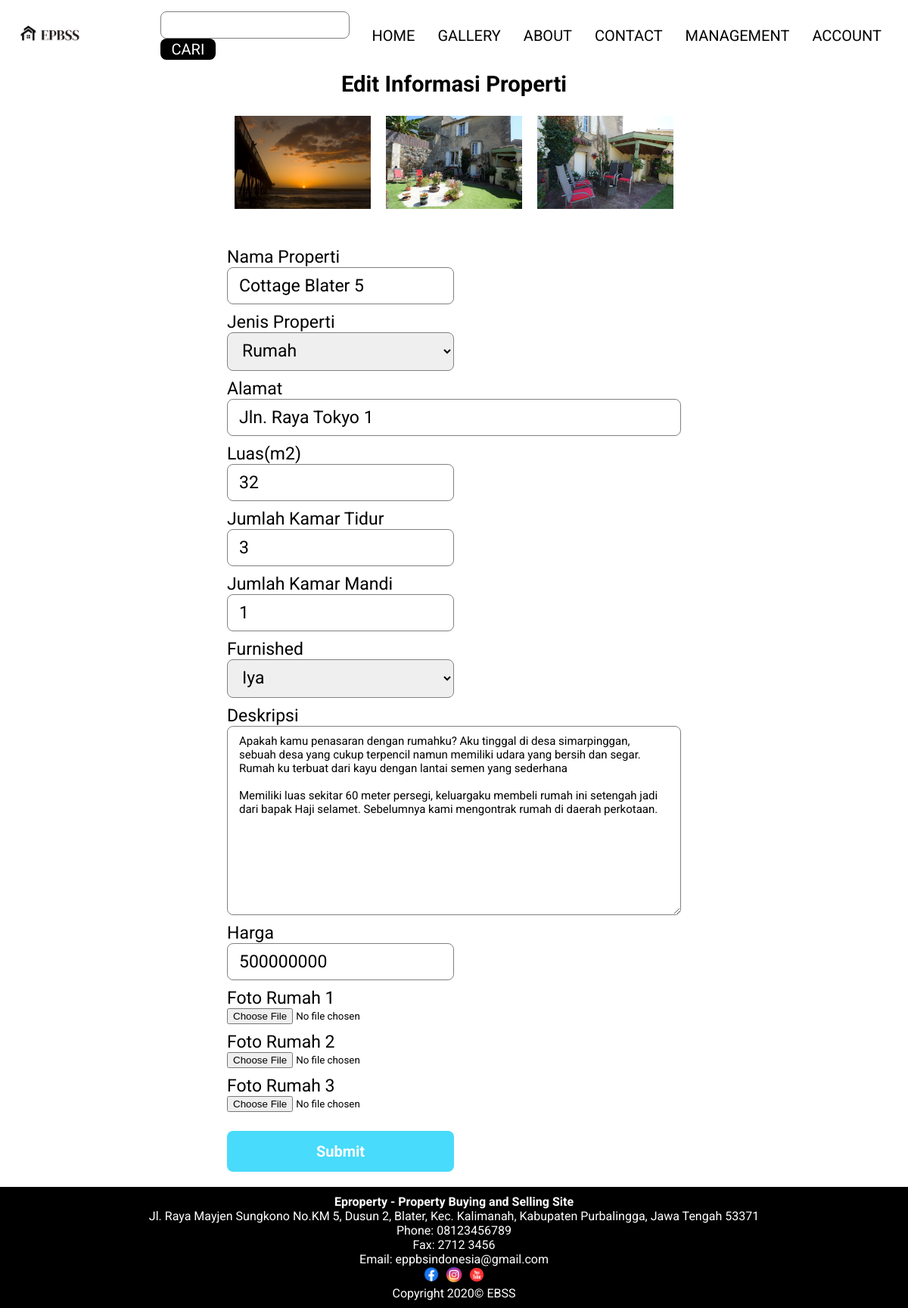
/edit-properti.php?id_properti=9 (signed in), run on the app's committed database.
### tables this page shows
CREATE TABLE `foto_properti` (
  `id_foto` int(11) NOT NULL,
  `id_properti` int(11) NOT NULL,
  `foto` varchar(50) NOT NULL
);

CREATE TABLE `informasi_properti` (
  `id_properti` int(11) NOT NULL,
  `id_pengguna` int(11) NOT NULL,
  `nama_properti` varchar(40) NOT NULL,
  `jenis_properti` enum('Rumah','Rumah Toko','Rumah Susun','Apartemen') NOT NULL,
  `deskripsi` varchar(1000) NOT NULL,
  `luas` int(11) NOT NULL,
  `harga` int(11) NOT NULL,
  `alamat` varchar(50) NOT NULL,
  `furnished` enum('Iya','Tidak') NOT NULL,
  `jml_kamar` int(11) NOT NULL,
  `jml_kmandi` int(11) NOT NULL,
  `acceptable` enum('Iya','Tidak') NOT NULL,
  `tanggal_post` date NOT NULL
);

### edit-properti.php (the view, shortened to what this page needs)
<?php
    include 'connect.php';
?>
<?php
    $id_properti = $_GET['id_properti'];
    $info = mysqli_query($conn,"SELECT * FROM informasi_properti WHERE id_properti = '$id_properti'");
    $query_foto = mysqli_query($conn,"SELECT foto FROM foto_properti WHERE id_properti = '$id_properti'");
?>
<!DOCTYPE html>
<html lang="en">
<head>
    <?php include 'header.php'; ?>
    <link rel="stylesheet" href="style/insert-properti.css" type="text/css">
    <link rel="stylesheet" href="style/edit-properti.css" type="text/css">
</head>
<body>
<?php include 'nav.php' ?>
    <main>
        <div class="title">
            <h3>Edit Informasi Properti</h3>
        </div>
        <div class="gambar-properti">
            <?php
                while($result_foto = mysqli_fetch_array($query_foto)){
                    echo "<img src='$result_foto[0]' alt='Foto Properti'>";
                }
            ?>
        </div>
        <?php
            $result = mysqli_fetch_array($info);
            $judul = $result['nama_properti'];
            $alamat = $result['alamat'];
            $luas = $result['luas'];
            $kamar_tidur = $result['jml_kamar'];
            $kamar_mandi = $result['jml_kmandi'];
            $deskripsi = $result['deskripsi'];
            $harga = $result['harga'];
        ?>
        <div class="insert-info">
            <form action="" method="POST" enctype="multipart/form-data">
                <label for="judul"> Nama Properti </label>
                <input class="jinput" type="text" id="judul" name="judul" value='<?php echo $judul ?>'>
                <label for="jenis"> Jenis Properti </label>
                <select id="jenis" name="jenis" class="jinput">
                    <option value="Rumah">Rumah</option>
                </select>
                <label for="alamat"> Alamat </label>
                <input class="jinput" style="width: 100%;" type="text" id="alamat" name="alamat" value='<?php echo $alamat ?>'>
                <label for="luas"> Luas(m2) </label>
                <input class="jinput" type="number" id="luas" name="luas" value=<?php echo $luas ?>>
                <label for="kamar-tidur">Jumlah Kamar Tidur</label>
                <input class="jinput" type="number" id="kamar-tidur" name="kamar-tidur" value='<?php echo $kamar_tidur ?>'>
                <label for="kamar-mandi">Jumlah Kamar Mandi</label>
                <input class="jinput" type="number" id="kamar-mandi" name="kamar-mandi" value='<?php echo $kamar_mandi ?>'>
                <label for="furnished"> Furnished</label>
                <select id="furnished" name="furnished" class="jinput">
                    <option value="Iya">Iya</option>
                </select>
                <label for="deskripsi"> Deskripsi </label>
                <textarea name ="deskripsi" class="jinput deskripsi"><?php echo $deskripsi ?></textarea>
                <label for="harga"> Harga </label>
                <input class="jinput" type="text" id="harga" name="harga" value='<?php echo $harga ?>'>
                <label for="foto1">Foto Rumah 1</label>
                <input type="file" name="foto1" id="foto1">
                <label for="foto2">Foto Rumah 2</label>
                <input type="file" name="foto2" id="foto2">
                <label for="foto3">Foto Rumah 3</label>
                <input type="file" name="foto3" id="foto3">
                <input type="submit" name="submit" Value="Submit" class="tombol-submit">
            </form>
        </div>
    </main>
    <?php include 'footer.php' ?>
</body>
</html>

### style/index.css (style rules this page uses)
* { padding: 0; margin: 0; box-sizing: border-box; font-family: 'Roboto', sans-serif; }
*:before, *:after { box-sizing: border-box; }
body { min-height: 100vh; display: flex; flex-direction: column; }
main { flex-grow: 1; display: flex; flex-direction: column; justify-content: flex-start; align-items: center; }

### style/insert-properti.css (style rules this page uses)
.insert-info { width: 100%; min-height: 140vh; display: flex; justify-content: space-between; align-items: center; flex-direction: column; margin: 20px 0; }
.title { font-size: 25px; text-align: center; }
.insert-info form { width: 50%; display: flex; flex-direction: column; font-size: 23px; }
.insert-info form label { margin-top: 10px; }
.jinput { display: inline-block; width: 50%; border: 0.001em solid grey; padding: 10px 15px; border-radius: 8px; font-size: 23px; }
.deskripsi { font-size: 15px; width: 100%; height: 250px; }
.tombol-submit { color: white; margin-top: 25px; background-color: #48dbfb; font-weight: bold; width: 50%; padding: 15px 10px; border-radius: 8px; border: none; font-size: 20px; }

### style/edit-properti.css (style rules this page uses)
.gambar-properti { margin-top: 15px; width: 50%; display: flex; }
.gambar-properti img { width: 30%; margin: 10px; }

### data on the page
foto_properti: foto (picture)
foto_properti: foto (picture)
foto_properti: foto (picture)
informasi_properti: judul "Cottage Blater 5", alamat "Jln. Raya Tokyo 1", luas "32", kamar-tidur "3", kamar-mandi "1", deskripsi "Apakah kamu penasaran dengan rumahku? Aku tinggal di desa simarpinggan, sebuah desa yang cukup terpencil namun memiliki udara yang bersih dan segar. Rumah ku terbuat dari kayu dengan lantai semen yang sederhana Memiliki luas sekitar 60 meter persegi, keluargaku membeli rumah ini setengah jadi dari bapak Haji selamet. Sebelumnya kami mengontrak rumah di daerah perkotaan.", harga "500000000"
